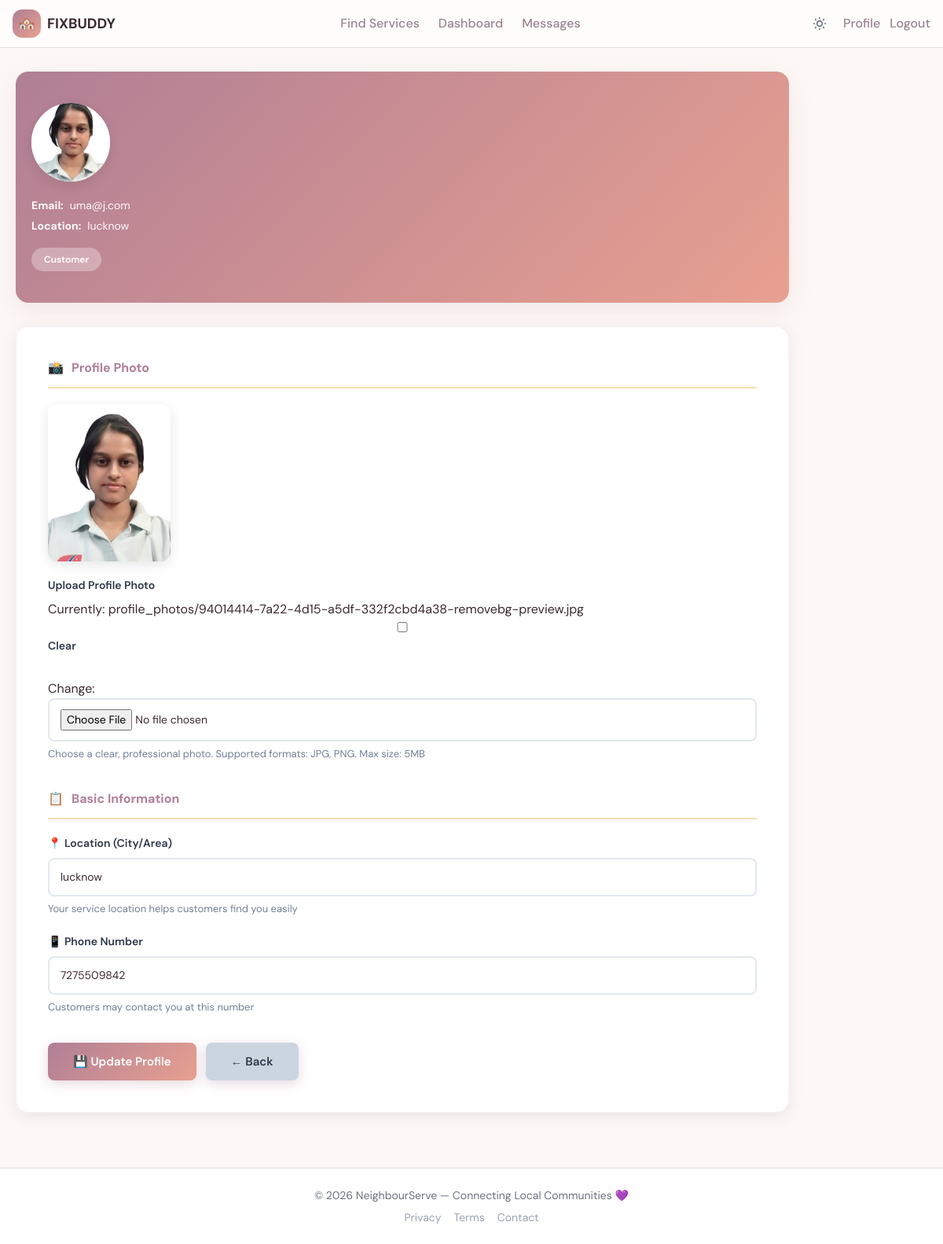
/profile/ (signed in), run on the app's committed database.
### marketplace/models.py (models this page shows, shortened)
class UserProfile(models.Model):
    user = models.OneToOneField(User, on_delete=models.CASCADE)
    role = models.CharField(max_length=10, choices=ROLE_CHOICES, default='customer')
    location = models.CharField(max_length=255, blank=True, help_text="City or area where the user is located")
    phone_number = models.CharField(max_length=15, blank=True)
    bio = models.TextField(blank=True, help_text="Short description for service providers")
    profile_photo = models.ImageField(upload_to='profile_photos/', null=True, blank=True, help_text="Upload your profile photo")

### marketplace/views.py (the view)
# urls.py: path('profile/', views.profile, name='profile'),
@login_required
def profile(request):
    user_profile = get_object_or_404(UserProfile, user=request.user)
    if request.method == 'POST':
        form = UserProfileForm(request.POST, request.FILES, instance=user_profile)
        if form.is_valid():
            form.save()
            messages.success(request, 'Profile updated successfully!')
            return redirect('profile')
    else:
        form = UserProfileForm(instance=user_profile)
    return render(request, 'marketplace/profile.html', {'form': form, 'user_profile': user_profile})

### marketplace/forms.py
class UserProfileForm(forms.ModelForm):
    class Meta:
        model = UserProfile
        fields = ('location', 'phone_number', 'bio', 'profile_photo')

### marketplace/templates/marketplace/profile.html (shortened to what this page needs)
{% extends 'marketplace/base.html' %}
{% block content %}
<div class="container" style="padding: 30px 20px;">
    <div class="row justify-content-center">
        <div class="col-lg-8">
            <div class="profile-header">
                <div class="profile-avatar">
                    {% if user_profile.profile_photo %}
                        <img src="{{ user_profile.profile_photo.url }}" alt="{{ user.first_name }} {{ user.last_name }}" style="width: 100%; height: 100%; border-radius: 50%; object-fit: cover;">
                    {% else %}
                        {{ user.first_name|first|upper }}{{ user.last_name|first|upper }}
                    {% endif %}
                </div>
                <p>
                    <strong>Email:</strong> {{ user.email }}
                </p>
                <p>
                    <strong>Location:</strong> {{ user_profile.location|default:"Not specified" }}
                </p>
                <span class="profile-badge">{{ user_profile.role }}</span>
            </div>
            <div class="profile-form-container">
                <form method="post" enctype="multipart/form-data">
                    <div class="form-section">
                        <div class="form-section-title">
                            <span>📸</span> Profile Photo
                        </div>
                        {% if user_profile.profile_photo %}
                            <div style="margin-bottom: 20px; text-align: center;">
                                <img src="{{ user_profile.profile_photo.url }}" alt="{{ user.first_name }} {{ user.last_name }}" style="max-width: 200px; height: 200px; border-radius: 12px; object-fit: cover; box-shadow: 0 4px 15px rgba(0, 0, 0, 0.1);">
                            </div>
                        {% endif %}
                        <div class="form-group">
                            <label for="{{ form.profile_photo.id_for_label }}">Upload Profile Photo</label>
                            {{ form.profile_photo }}
                            <p class="help-text">Choose a clear, professional photo. Supported formats: JPG, PNG. Max size: 5MB</p>
                        </div>
                    </div>
                    <div class="form-section">
                        <div class="form-section-title">
                            <span>📋</span> Basic Information
                        </div>
                        <div class="form-group">
                            <label for="{{ form.location.id_for_label }}">📍 Location (City/Area)</label>
                            {{ form.location }}
                            <p class="help-text">Your service location helps customers find you easily</p>
                        </div>
                        <div class="form-group">
                            <label for="{{ form.phone_number.id_for_label }}">📱 Phone Number</label>
                            {{ form.phone_number }}
                            <p class="help-text">Customers may contact you at this number</p>
                        </div>
                    </div>
                    <div style="margin-top: 35px; display: flex; gap: 12px;">
                        <button type="submit" class="submit-button">💾 Update Profile</button>
                        <a href="{% url 'home' %}" class="submit-button" style="background: #cbd5e0; color: #2d3748; text-decoration: none; display: inline-flex; align-items: center; justify-content: center;">
                            ← Back
                        </a>
                    </div>
                </form>
            </div>
        </div>
    </div>
</div>
{% endblock %}

### marketplace/templates/marketplace/base.html (style rules this page uses)
:root { --mauve:#b07f95; --peach:#e8a090; --ink:#3b2a32; --ink-muted:#9a8490; --surface:#fdf8f5; --border:#e8dcd8; }
body { font-family: 'DM Sans', sans-serif; background: var(--surface); color: var(--ink); transition: background 0.3s ease, color 0.3s ease; }

### marketplace/templates/marketplace/profile.html (style rules this page uses)
:root { --mauve: #b07f95; --peach: #e8a090; --butter: #f5deaf; --ivory: #f0f0c8; --mist: #adc8cc; }
.profile-header { background: linear-gradient(135deg, var(--mauve) 0%, var(--peach) 100%); padding: 40px 20px; border-radius: 16px; margin-bottom: 30px; box-shadow: 0 10px 30px rgba(176, 127, 149, 0.15); }
.profile-avatar { width: 100px; height: 100px; background: white; border-radius: 50%; display: flex; align-items: center; justify-content: center; font-size: 40px; font-weight: 700; color: var(--mauve); margin-bottom: 20px; box-shadow: 0 5px 15px rgba(0, 0, 0, 0.1); }
.profile-header p { color: rgba(255, 255, 255, 0.95); font-size: 14px; margin: 5px 0; display: flex; align-items: center; gap: 8px; }
.profile-badge { display: inline-block; background: rgba(255, 255, 255, 0.3); color: white; padding: 6px 16px; border-radius: 20px; font-size: 12px; font-weight: 600; margin-top: 12px; text-transform: capitalize; }
.profile-form-container { background: white; border-radius: 16px; padding: 40px; box-shadow: 0 5px 20px rgba(0, 0, 0, 0.08); border: 1px solid rgba(176, 127, 149, 0.1); }
.form-section { margin-bottom: 35px; }
.form-section-title { font-size: 16px; font-weight: 700; color: var(--mauve); margin-bottom: 20px; padding-bottom: 12px; border-bottom: 2px solid var(--butter); display: flex; align-items: center; gap: 10px; }
.form-group { margin-bottom: 22px; }
.form-group label { font-weight: 600; color: #2d3748; font-size: 14px; margin-bottom: 8px; display: block; }
.form-group input, .form-group textarea, .form-group select { width: 100%; padding: 12px 14px; border: 2px solid #e2e8f0; border-radius: 8px; font-size: 14px; font-family: inherit; transition: all 0.3s ease; }
.help-text { font-size: 13px; color: #718096; margin-top: 6px; }
.submit-button { background: linear-gradient(135deg, var(--mauve) 0%, var(--peach) 100%); color: white; border: none; padding: 13px 32px; border-radius: 8px; font-weight: 600; font-size: 15px; cursor: pointer; transition: all 0.3s ease; box-shadow: 0 4px 15px rgba(176, 127, 149, 0.3); }

### data on the page
UserProfile: profile_photo (picture), location "lucknow", role "Customer", phone_number "7275509842"

### other printed values
{{ user.email }} "uma@j.com"
